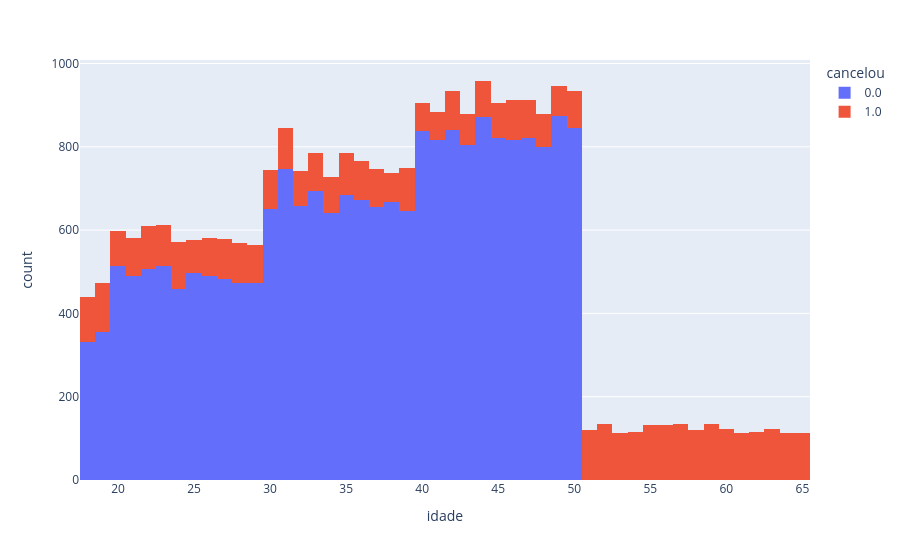

The cell this chart's notebook holds for it:
### Markdown cell above
Criar e exibir os gráficos

### Code cell
import os
os.makedirs("imagens", exist_ok=True)

for coluna in df_clientes.columns:
    grafico = px.histogram(df_clientes, x=coluna, color="cancelou")
    grafico.show()
    grafico.write_image(f"imagens/{coluna}.png")

### Figure 1 — Plotly figure (JSON) as saved in the notebook; plotly's stock layout.template omitted (floating-point values rounded to 4 significant figures; data arrays with more than 128 entries replaced by an {"elided": "..."} marker saying what was removed)
{"data": [{"bingroup": "x", "hovertemplate": "cancelou=0.0<br>idade=%{x}<br>count=%{y}<extra></extra>", "legendgroup": "0.0", "marker": {"color": "#636efa", "pattern": {"shape": ""}}, "name": "0.0", "orientation": "v", "showlegend": true, "type": "histogram", "x": {"elided": "21446 float values"}, "xaxis": "x", "yaxis": "y"}, {"bingroup": "x", "hovertemplate": "cancelou=1.0<br>idade=%{x}<br>count=%{y}<extra></extra>", "legendgroup": "1.0", "marker": {"color": "#EF553B", "pattern": {"shape": ""}}, "name": "1.0", "orientation": "v", "showlegend": true, "type": "histogram", "x": {"elided": "4821 float values"}, "xaxis": "x", "yaxis": "y"}], "layout": {"barmode": "relative", "legend": {"title": {"text": "cancelou"}, "tracegroupgap": 0}, "margin": {"t": 60}, "xaxis": {"anchor": "y", "domain": [0, 1], "title": {"text": "idade"}}, "yaxis": {"anchor": "x", "domain": [0, 1], "title": {"text": "count"}}}}
